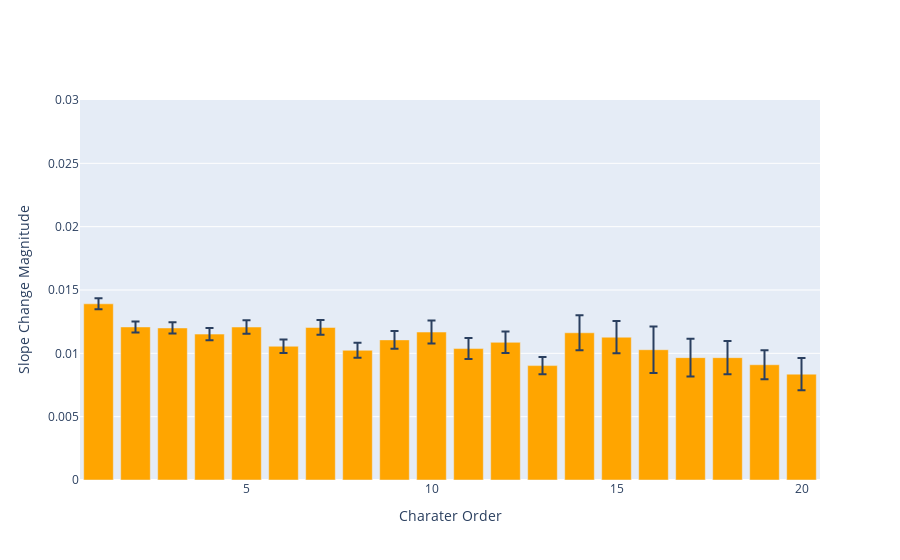

Source (notebook cell):
### Code cell
# Assumez que votre dataframe s'appelle name_by_order_prop_df

# Limiter les données jusqu'à l'ordre 20
filtered_df = name_by_order_prop_df[(name_by_order_prop_df.index <= 20) & (name_by_order_prop_df.index > 0)]

# Limiter la plage de la hauteur entre 0 et 0.03
y_range = [0, 0.03]

# Création du bar chart interactif avec sous-graphiques
fig = go.Figure()

# Tracé pour avg magnitude slope change avec erreur
fig.add_trace(go.Bar(
    x=filtered_df.index,
    y=filtered_df['avg_magnitude_slope_change_significant'],
    name='Avg Magnitude Slope Change',
    marker_color='orange',
    error_y=dict(
        type='data',
        array=filtered_df['se_slope_change_magnitude_significant'],
        visible=True
    )
))

# Mise en forme du tracé
fig.update_layout(
    xaxis=dict(title='Charater Order'),
    yaxis=dict(title='Slope Change Magnitude', range=y_range),
    barmode='stack'  # 'stack' empile les barres pour chaque order
)

# Affichage du graphique
fig.show()

### Figure 1 — Plotly figure (JSON) as saved in the notebook; plotly's stock layout.template omitted (floating-point values rounded to 4 significant figures)
{"data": [{"error_y": {"array": [0.0004324, 0.0004357, 0.0004447, 0.0004754, 0.0005365, 0.0005385, 0.0005795, 0.0005868, 0.0007073, 0.0009055, 0.0008253, 0.0008503, 0.0006875, 0.001384, 0.001271, 0.00183, 0.001485, 0.001319, 0.001147, 0.001274], "type": "data", "visible": true}, "marker": {"color": "orange"}, "name": "Avg Magnitude Slope Change", "type": "bar", "x": [1, 2, 3, 4, 5, 6, 7, 8, 9, 10, 11, 12, 13, 14, 15, 16, 17, 18, 19, 20], "y": [0.01391, 0.01208, 0.012, 0.01152, 0.01208, 0.01056, 0.01204, 0.01024, 0.01106, 0.01168, 0.01038, 0.01087, 0.00903, 0.01162, 0.01127, 0.01029, 0.00966, 0.009658, 0.009099, 0.008357]}], "layout": {"barmode": "stack", "xaxis": {"title": {"text": "Charater Order"}}, "yaxis": {"range": [0, 0.03], "title": {"text": "Slope Change Magnitude"}}}}
